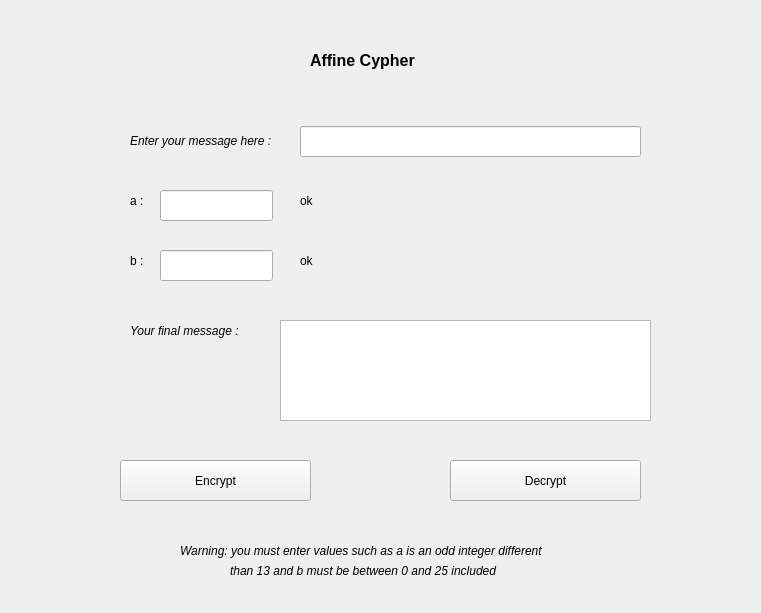
<?xml version="1.0" encoding="UTF-8"?>
<ui version="4.0">
 <class>Form</class>
 <widget class="QWidget" name="Form">
  <property name="geometry">
   <rect>
    <x>0</x>
    <y>0</y>
    <width>761</width>
    <height>613</height>
   </rect>
  </property>
  <property name="windowTitle">
   <string>Form</string>
  </property>
  <widget class="QPushButton" name="encrypt_button">
   <property name="geometry">
    <rect>
     <x>120</x>
     <y>460</y>
     <width>191</width>
     <height>41</height>
    </rect>
   </property>
   <property name="font">
    <font>
     <strikeout>false</strikeout>
    </font>
   </property>
   <property name="text">
    <string>Encrypt</string>
   </property>
  </widget>
  <widget class="QLabel" name="title_txt">
   <property name="geometry">
    <rect>
     <x>310</x>
     <y>40</y>
     <width>141</width>
     <height>41</height>
    </rect>
   </property>
   <property name="sizePolicy">
    <sizepolicy hsizetype="Preferred" vsizetype="Preferred">
     <horstretch>0</horstretch>
     <verstretch>0</verstretch>
    </sizepolicy>
   </property>
   <property name="font">
    <font>
     <pointsize>12</pointsize>
     <weight>75</weight>
     <bold>true</bold>
    </font>
   </property>
   <property name="text">
    <string>Affine Cypher</string>
   </property>
  </widget>
  <widget class="QPushButton" name="decrypt_button">
   <property name="geometry">
    <rect>
     <x>450</x>
     <y>460</y>
     <width>191</width>
     <height>41</height>
    </rect>
   </property>
   <property name="text">
    <string>Decrypt</string>
   </property>
  </widget>
  <widget class="QLineEdit" name="a_value">
   <property name="geometry">
    <rect>
     <x>160</x>
     <y>190</y>
     <width>113</width>
     <height>31</height>
    </rect>
   </property>
  </widget>
  <widget class="QLineEdit" name="b_value">
   <property name="geometry">
    <rect>
     <x>160</x>
     <y>250</y>
     <width>113</width>
     <height>31</height>
    </rect>
   </property>
  </widget>
  <widget class="QLabel" name="a_txt">
   <property name="geometry">
    <rect>
     <x>130</x>
     <y>180</y>
     <width>61</width>
     <height>41</height>
    </rect>
   </property>
   <property name="sizePolicy">
    <sizepolicy hsizetype="Preferred" vsizetype="Preferred">
     <horstretch>0</horstretch>
     <verstretch>0</verstretch>
    </sizepolicy>
   </property>
   <property name="text">
    <string>a :</string>
   </property>
  </widget>
  <widget class="QLabel" name="b_txt">
   <property name="geometry">
    <rect>
     <x>130</x>
     <y>240</y>
     <width>41</width>
     <height>41</height>
    </rect>
   </property>
   <property name="sizePolicy">
    <sizepolicy hsizetype="Preferred" vsizetype="Preferred">
     <horstretch>0</horstretch>
     <verstretch>0</verstretch>
    </sizepolicy>
   </property>
   <property name="text">
    <string>b :</string>
   </property>
  </widget>
  <widget class="QLabel" name="instruction_1">
   <property name="geometry">
    <rect>
     <x>130</x>
     <y>120</y>
     <width>161</width>
     <height>41</height>
    </rect>
   </property>
   <property name="sizePolicy">
    <sizepolicy hsizetype="Preferred" vsizetype="Preferred">
     <horstretch>0</horstretch>
     <verstretch>0</verstretch>
    </sizepolicy>
   </property>
   <property name="font">
    <font>
     <italic>true</italic>
    </font>
   </property>
   <property name="text">
    <string>Enter your message here :</string>
   </property>
  </widget>
  <widget class="QLineEdit" name="input_msg_value">
   <property name="geometry">
    <rect>
     <x>300</x>
     <y>126</y>
     <width>341</width>
     <height>31</height>
    </rect>
   </property>
  </widget>
  <widget class="QLabel" name="output_msg_txt">
   <property name="geometry">
    <rect>
     <x>130</x>
     <y>310</y>
     <width>151</width>
     <height>41</height>
    </rect>
   </property>
   <property name="sizePolicy">
    <sizepolicy hsizetype="Preferred" vsizetype="Preferred">
     <horstretch>0</horstretch>
     <verstretch>0</verstretch>
    </sizepolicy>
   </property>
   <property name="font">
    <font>
     <italic>true</italic>
    </font>
   </property>
   <property name="text">
    <string>Your final message :</string>
   </property>
  </widget>
  <widget class="QTextEdit" name="output_msg_value">
   <property name="geometry">
    <rect>
     <x>280</x>
     <y>320</y>
     <width>371</width>
     <height>101</height>
    </rect>
   </property>
  </widget>
  <widget class="QLabel" name="instruction_msg1">
   <property name="geometry">
    <rect>
     <x>180</x>
     <y>530</y>
     <width>441</width>
     <height>41</height>
    </rect>
   </property>
   <property name="sizePolicy">
    <sizepolicy hsizetype="Preferred" vsizetype="Preferred">
     <horstretch>0</horstretch>
     <verstretch>0</verstretch>
    </sizepolicy>
   </property>
   <property name="font">
    <font>
     <italic>true</italic>
    </font>
   </property>
   <property name="text">
    <string>Warning: you must enter values such as a is an odd integer different</string>
   </property>
  </widget>
  <widget class="QLabel" name="a_check">
   <property name="geometry">
    <rect>
     <x>300</x>
     <y>180</y>
     <width>301</width>
     <height>41</height>
    </rect>
   </property>
   <property name="sizePolicy">
    <sizepolicy hsizetype="Preferred" vsizetype="Preferred">
     <horstretch>0</horstretch>
     <verstretch>0</verstretch>
    </sizepolicy>
   </property>
   <property name="text">
    <string>ok</string>
   </property>
  </widget>
  <widget class="QLabel" name="b_check">
   <property name="geometry">
    <rect>
     <x>300</x>
     <y>240</y>
     <width>331</width>
     <height>41</height>
    </rect>
   </property>
   <property name="sizePolicy">
    <sizepolicy hsizetype="Preferred" vsizetype="Preferred">
     <horstretch>0</horstretch>
     <verstretch>0</verstretch>
    </sizepolicy>
   </property>
   <property name="text">
    <string>ok</string>
   </property>
  </widget>
  <widget class="QLabel" name="instruction_msg1_2">
   <property name="geometry">
    <rect>
     <x>230</x>
     <y>550</y>
     <width>441</width>
     <height>41</height>
    </rect>
   </property>
   <property name="sizePolicy">
    <sizepolicy hsizetype="Preferred" vsizetype="Preferred">
     <horstretch>0</horstretch>
     <verstretch>0</verstretch>
    </sizepolicy>
   </property>
   <property name="font">
    <font>
     <italic>true</italic>
    </font>
   </property>
   <property name="text">
    <string>than 13 and b must be between 0 and 25 included</string>
   </property>
  </widget>
 </widget>
 <resources/>
 <connections/>
</ui>
